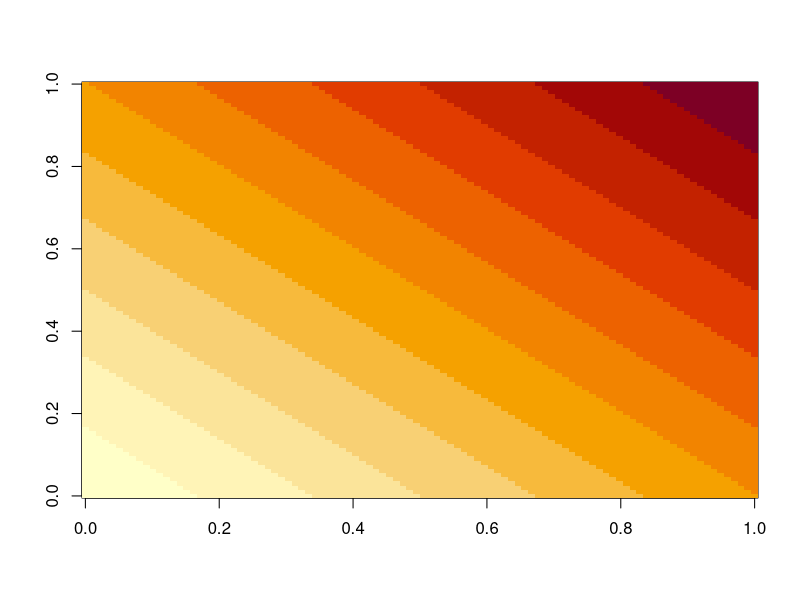
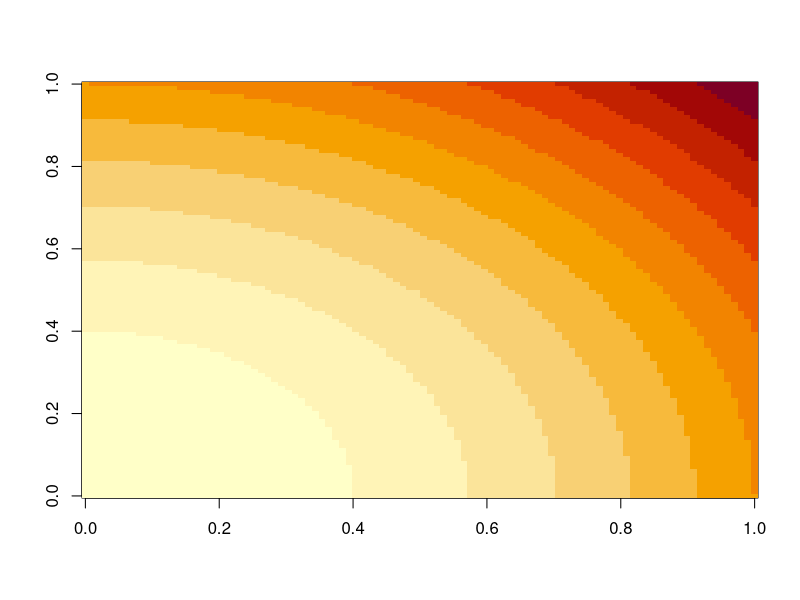
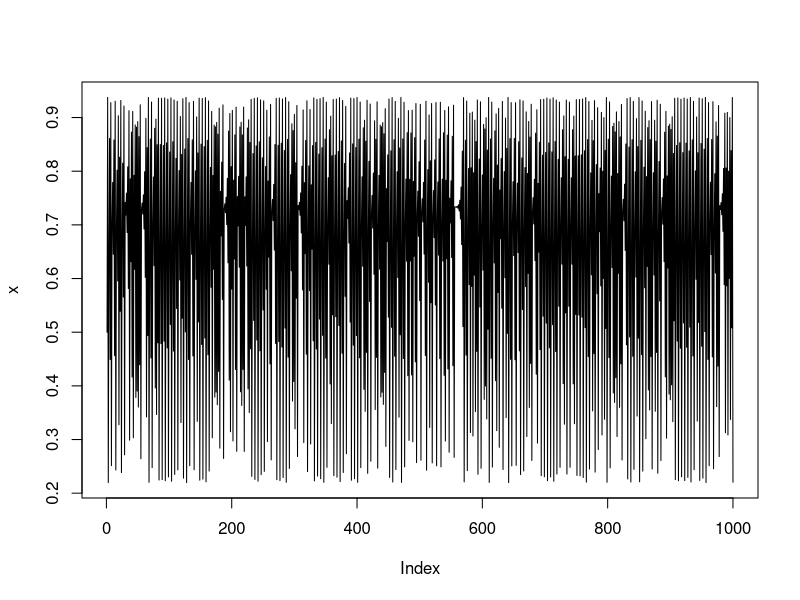

Recreate these plots in R, in order.
v <- c("dog", "cat", "chicken", "rabbit", "cow", "horse")
m <- matrix(1:20, nrow = 4, ncol = 5)
l <- list(list(method = "knn", repetitions = 40, accuracy = 0.67, std_err = 0.04),
          list(method = "svm", repetitions = 20, accuracy = 0.78, std_err = 0.12)) 
d <- data.frame(country = c("Australia", "New Zealand", "India"),
                battingAverage = c(25.6, 24.8, 29.3), 
                bowlingAverage = c(22.1, 21.6, 25.2))
head(d)
# 1.
v[3]
# 2
for(i in 1:length(v)){
  if(i != 3){
    print(v[i])
  }
}
v[-3]
# 3
v[2]; v[4]
v[c(2,4)]
# 4
v[-c(2,4)]
# 5
m[2,3]
# 6
m[,5]
# 7
m[2,]
# 8
m[1:2, 3:4]
# 9
m[, -3]
# 10
m[-1,]
# 11
l[[1]]
# 12
l[[2]]["accuracy"]

l[[2]]$accuracy
# 13
l[[1]][c("method", "accuracy")]
# 14
d[,1]
d$country
# 15
d[2,]
# 16
d[, "battingAverage"]
# 17
d[, c("country", "battingAverage")]
# 18
d[1, "battingAverage"]
# 19
d[1:2, "battingAverage"]
# 20
d[1:2, c("country", "battingAverage")]


## Question 2

# 1
v[3] <- "goat"
# 2
v[4:5] <- "goat"
# 3
v[c(1,5)] <- c("rat","snake")
# 4
m[3,4] <- 100
# 5
m[,2] <- 100
# 6
m[3,] <- 90
# 7
m[4,] <- 1:5
# 8 Insert the values at rows one and two and columns one and two
# (a 2 × 2 matrix) into the positions at rows three and four and
# columns four and five.

m[3:4, 4:5] <- m[1:2,1:2]
# 9
l[[1]]$method <- "xnn"
# 10
l[[1]]$validated <- TRUE
# 11
l[[2]] <- "NA"
# 12
d[3, "battingAverage"] <- 31.2
# 13
d[, "bowlingAverage"] <- NA
# 14
d[, "country"] <- c("England", "Zimbawe", "South Africa")

## Question 3

mat <- matrix(0, nrow = 100, ncol = 100)
for (i in 1:100) {
  for(j in 1:100) {
    mat[i,j] <- i+j 
  }
}
image(mat)
for (i in 1:100) {
  for(j in 1:100) {
    mat[i,j] <- (i^2)+(j^2) 
  }
}
image(mat)

## Question 4

table <- data.frame(ID = c(580,625,630,721,700,855,740,187,571,312),
                    Subject = c("English", "English", "Science", "Science", "Maths", "English", "Science", "Science",
                                "English", "Maths"),
                    Mark = c(85,69,52,76,63,58,74,66,95,77))
# computing the average mark for each of the subject
eng <- table[table$Subject == "English" | table$Subject == "Science",]
eng1 <- table[which(table[,"Subject"] == c("English","Science")),]
sci <- table[which(table[,"Subject"] == "Science"),]
maths <- table[which(table[,"Subject"] == "Maths"),]
mean(eng[,3])
mean(sci[,3])
mean(maths[,3])

## Question 5

## Question 6
# get our bonus
bonus <- 2 ## calculated
## roll a die
roll <- sample(1:20, 1)
# see if we pass the check condition of > 10
checkWisdom <- function(data, attr = "wis", t = 10)
{  
  a <- data
  roll <- sample(1:20, 1)
  wisdom_bonus <- floor(a$attributes[[attr]] - 9 / 2)
  if(roll + wisdom_bonus > t){
    return(TRUE)
  } else return(FALSE)
}

## Question 7 Myster number
n <- 100
mysteryNumber <- sample(n, size = 1)
candidates <- 1:100
while(length(candidates) > 1){
  middle <- round(length(candidates) / 2)
  if(mysteryNumber > candidates[middle]) {
    candidates <- candidates[middle+1]: candidates[length(candidates)]
  } else {
    candidates <- candidates[1]: candidates[middle]
  }
}

print("The mystery number is: ")
print(candidates)
## Question 8 Logistic Map
n <- 1000
r <- 3.75
x <- rep(0,n)
x[1] <- 0.5
for(i in 2:n){
  x[i] <- r*x[i-1]*(1 - x[i-1])
  
}
plot(x, type="l")
